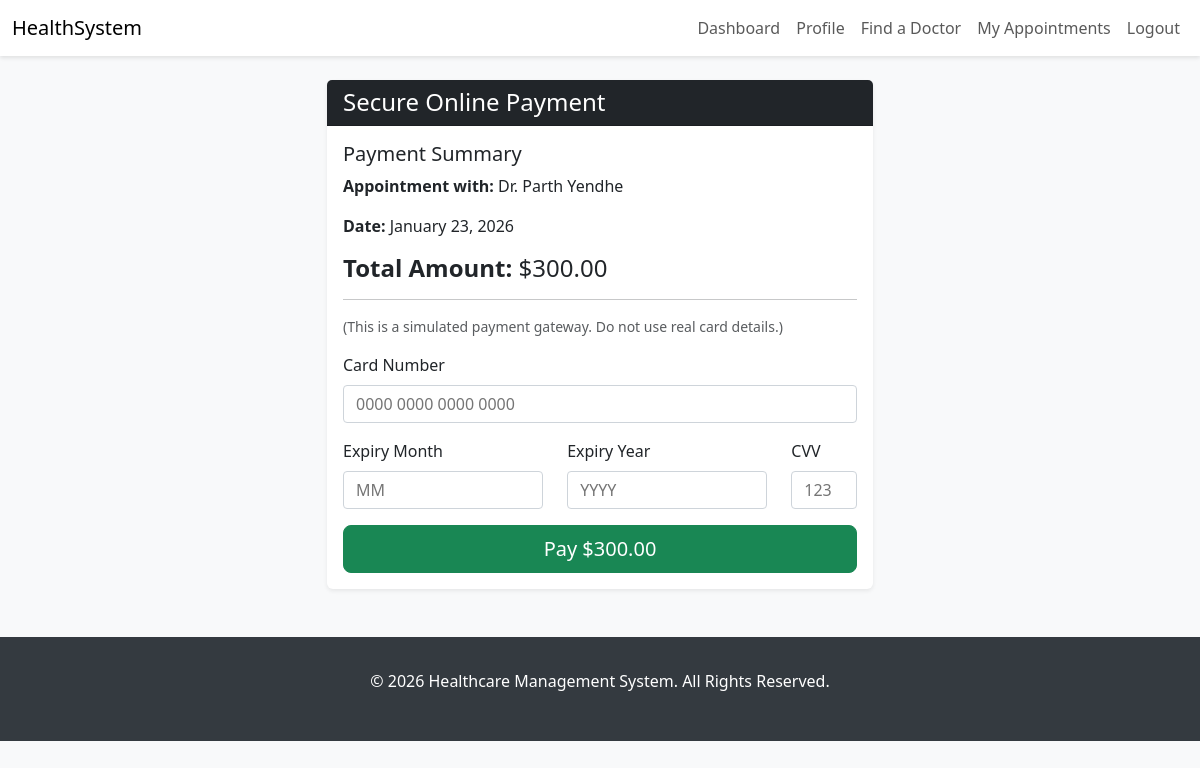
Screenshot of /payment/process/26/ (signed in) with the database file from the repository.
### core/models.py (models this page shows, shortened)
class Appointment(models.Model):
    STATUS_CHOICES = [
        ('pending', 'Pending'),
        ('confirmed', 'Confirmed'),
        ('cancelled', 'Cancelled'),
        ('completed', 'Completed'),
        ('rescheduled', 'Rescheduled'),
    ]
    PAYMENT_STATUS_CHOICES = [
        ('pending', 'Pending'),
        ('paid', 'Paid'),
        ('failed', 'Failed'),
        ('refunded', 'Refunded'),
    ]
    patient = models.ForeignKey(Patient, on_delete=models.CASCADE, related_name='appointments')
    doctor = models.ForeignKey(Doctor, on_delete=models.CASCADE, related_name='appointments')
    appointment_number = models.CharField(max_length=20, unique=True, blank=True)
    appointment_date = models.DateField()
    appointment_time = models.TimeField()
    end_time = models.TimeField(blank=True, null=True)
    reason = models.TextField(blank=True, null=True)
    status = models.CharField(max_length=20, choices=STATUS_CHOICES, default='pending')
    payment_status = models.CharField(max_length=20, choices=PAYMENT_STATUS_CHOICES, default='pending')
    meeting_link = models.URLField(blank=True, null=True)
    notes = models.TextField(blank=True, null=True)
    is_reminder_sent = models.BooleanField(default=False)
    cancellation_reason = models.TextField(blank=True, null=True)
    created_at = models.DateTimeField(auto_now_add=True)
    updated_at = models.DateTimeField(auto_now=True)
    class Meta:
        verbose_name = "Appointment"
        verbose_name_plural = "Appointments"
        unique_together = ('doctor', 'appointment_date', 'appointment_time')
        ordering = ['-appointment_date', '-appointment_time']

class Doctor(models.Model):
    user = models.OneToOneField(settings.AUTH_USER_MODEL, on_delete=models.CASCADE, limit_choices_to={'role': 'doctor'})
    specializations = models.ManyToManyField(Specialization, related_name='doctors')
    experience_years = models.PositiveIntegerField(
        validators=[MinValueValidator(0), MaxValueValidator(60)]
    )
    consultation_fee = models.DecimalField(
        max_digits=10,
        decimal_places=2,
        validators=[MinValueValidator(0)]
    )
    license_number = models.CharField(max_length=50, unique=True)
    clinic_address = models.TextField()
    available_days = models.CharField(max_length=50)  # e.g., "Mon,Tue,Wed,Fri"
    available_from = models.TimeField()
    available_to = models.TimeField()
    is_active = models.BooleanField(default=False) # Changed to False for manual verification
    education = models.TextField(default='', blank=True)
    languages = models.CharField(max_length=200, default="English")  # Comma-separated languages
    awards = models.TextField(blank=True, null=True)
    created_at = models.DateTimeField(auto_now_add=True)
    updated_at = models.DateTimeField(auto_now=True)
    class Meta:
        verbose_name = "Doctor"
        verbose_name_plural = "Doctors"
        ordering = ['-created_at']

class User(AbstractUser):
    ROLE_CHOICES = [
        ('patient', 'Patient'),
        ('doctor', 'Doctor'),
        ('admin', 'Admin'),
    ]
    role = models.CharField(max_length=10, choices=ROLE_CHOICES, default='patient')
    phone = models.CharField(
        max_length=15,
        blank=True,
        null=True,
        validators=[RegexValidator(r'^\+?1?\d{9,15}$', 'Enter a valid phone number.')]
    )
    is_verified = models.BooleanField(default=False)

class Payment(models.Model):
    PAYMENT_METHOD_CHOICES = [
        ('credit_card', 'Credit Card'),
        ('debit_card', 'Debit Card'),
        ('net_banking', 'Net Banking'),
        ('upi', 'UPI'),
        ('wallet', 'Wallet'),
    ]
    PAYMENT_STATUS_CHOICES = [
        ('pending', 'Pending'),
        ('completed', 'Completed'),
        ('failed', 'Failed'),
        ('refunded', 'Refunded'),
        ('partially_refunded', 'Partially Refunded'),
    ]
    appointment = models.OneToOneField(Appointment, on_delete=models.SET_NULL, null=True, blank=True, related_name='payment')
    patient = models.ForeignKey(Patient, on_delete=models.SET_NULL, null=True, related_name='payments')
    amount = models.DecimalField(max_digits=10, decimal_places=2)
    payment_method = models.CharField(max_length=20, choices=PAYMENT_METHOD_CHOICES)
    payment_status = models.CharField(max_length=20, choices=PAYMENT_STATUS_CHOICES, default='pending')
    transaction_id = models.CharField(max_length=100, unique=True, blank=True, null=True)
    payment_date = models.DateTimeField(blank=True, null=True)
    invoice_number = models.CharField(max_length=50, unique=True, blank=True)
    tax_amount = models.DecimalField(max_digits=10, decimal_places=2, default=0.00)
    discount_amount = models.DecimalField(max_digits=10, decimal_places=2, default=0.00)
    payment_gateway_response = models.JSONField(blank=True, null=True)
    created_at = models.DateTimeField(auto_now_add=True)
    updated_at = models.DateTimeField(auto_now=True)
    class Meta:
        verbose_name = "Payment"
        verbose_name_plural = "Payments"
        ordering = ['-payment_date']

### core/views.py (the view)
# urls.py: path('payment/process/<int:appointment_id>/', views.process_payment, name='process_payment'),
@login_required
@user_passes_test(is_patient)
def process_payment(request, appointment_id):
    appointment = get_object_or_404(Appointment, pk=appointment_id, patient__user=request.user)
    if hasattr(appointment, 'payment') and appointment.payment.payment_status == 'completed':
        messages.warning(request, "This appointment has already been paid for.")
        return redirect('appointment_detail', pk=appointment.id)
    payment, created = Payment.objects.get_or_create(
        appointment=appointment,
        defaults={
            'patient': appointment.patient,
            'amount': appointment.doctor.consultation_fee,
            'payment_method': 'credit_card', # Default method
        }
    )
    if request.method == 'POST':
        form = OnlinePaymentForm(request.POST)
        if form.is_valid():
            payment.payment_status = 'completed'
            payment.payment_date = timezone.now()
            payment.transaction_id = f"TXN-SIM-{timezone.now().timestamp()}"
            payment.save()
            appointment.payment_status = 'paid'
            appointment.save()
            messages.success(request, 'Payment successful!')
            return redirect('payment_success', payment_id=payment.id)
        else:
            messages.error(request, 'Invalid card details. Please try again.')
    else:
        form = OnlinePaymentForm()
    context = {
        'appointment': appointment,
        'payment': payment,
        'form': form,
    }
    return render(request, 'process_payment.html', context)

### core/forms.py
class OnlinePaymentForm(forms.Form):
    card_number = forms.CharField(
        label="Card Number",
        max_length=16,
        widget=forms.TextInput(attrs={'placeholder': '0000 0000 0000 0000'})
    )
    expiry_month = forms.CharField(
        label="Expiry Month",
        max_length=2,
        widget=forms.TextInput(attrs={'placeholder': 'MM'})
    )
    expiry_year = forms.CharField(
        label="Expiry Year",
        max_length=4,
        widget=forms.TextInput(attrs={'placeholder': 'YYYY'})
    )
    cvv = forms.CharField(
        label="CVV",
        max_length=3,
        widget=forms.PasswordInput(attrs={'placeholder': '123'})
    )

### core/views.py (called while the page is built)
def is_patient(user): return user.is_authenticated and user.role == 'patient'

### templates/process_payment.html (shortened to what this page needs)
{% extends 'base.html' %}
{% block content %}
<div class="row justify-content-center">
    <div class="col-lg-6">
        <div class="card shadow-sm">
            <div class="card-header bg-dark text-white">
                <h4 class="mb-0">Secure Online Payment</h4>
            </div>
            <div class="card-body">
                <h5 class="card-title">Payment Summary</h5>
                <p><strong>Appointment with:</strong> Dr. {{ appointment.doctor.user.get_full_name }}</p>
                <p><strong>Date:</strong> {{ appointment.appointment_date|date:"F d, Y" }}</p>
                <p class="h4"><strong>Total Amount:</strong> ${{ payment.amount|floatformat:2 }}</p>
                <hr>
                <p class="text-muted small">(This is a simulated payment gateway. Do not use real card details.)</p>
                <form method="post">
                    <div class="mb-3">
                        <label for="{{ form.card_number.id_for_label }}" class="form-label">{{ form.card_number.label }}</label>
                        {{ form.card_number }}
                    </div>
                    <div class="row">
                        <div class="col-md-5 mb-3">
                            <label for="{{ form.expiry_month.id_for_label }}" class="form-label">{{ form.expiry_month.label }}</label>
                            {{ form.expiry_month }}
                        </div>
                        <div class="col-md-5 mb-3">
                             <label for="{{ form.expiry_year.id_for_label }}" class="form-label">{{ form.expiry_year.label }}</label>
                            {{ form.expiry_year }}
                        </div>
                        <div class="col-md-2 mb-3">
                             <label for="{{ form.cvv.id_for_label }}" class="form-label">{{ form.cvv.label }}</label>
                            {{ form.cvv }}
                        </div>
                    </div>
                    <div class="d-grid">
                        <button type="submit" class="btn btn-success btn-lg">Pay ${{ payment.amount|floatformat:2 }}</button>
                    </div>
                </form>
            </div>
        </div>
    </div>
</div>
{% endblock %}

### templates/base.html (style rules this page uses)
body { background-color: #f8f9fa; }
.card { box-shadow: 0 2px 8px rgba(0, 0, 0, .1); border: none; }

### templates/process_payment.html (style rules this page uses)
input[type='text'], input[type='password'] { display: block; width: 100%; padding: .375rem .75rem; font-size: 1rem; border: 1px solid #ced4da; border-radius: .25rem; }

### rows the page displays
Appointment: doctor.user.get_full_name "Parth Yendhe", appointment_date "January 23, 2026"
Payment: amount "300.00"
